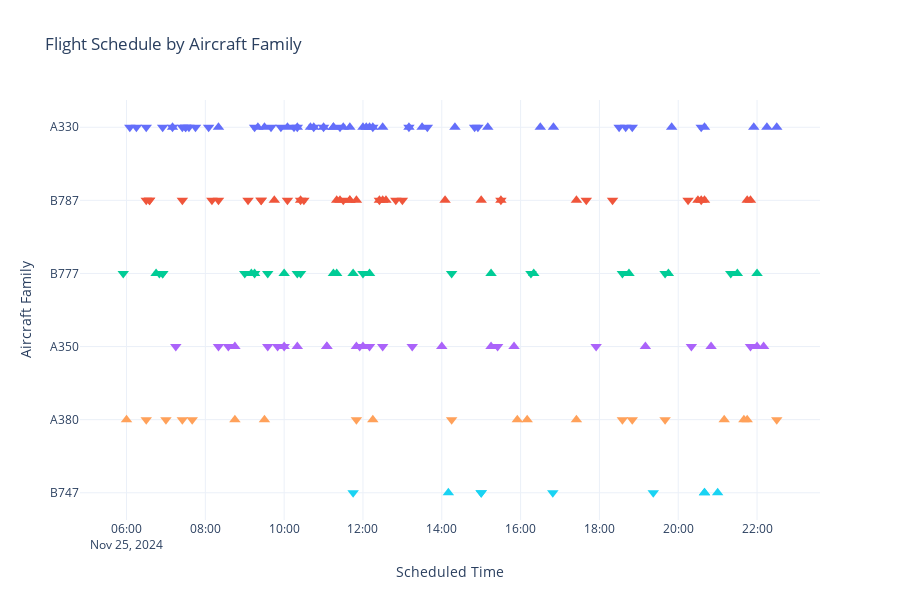

This figure's notebook cell:
### Code cell
filtered = df[df['aircraftFamily'].isin(['A330', 'B787', 'A350', 'B777', 'A380', 'B747'])]
plot_activity_by_aircraft_family(filtered)

### Figure 1 — Plotly figure (JSON) as saved in the notebook; plotly's stock layout.template omitted (floating-point values rounded to 4 significant figures; data arrays with more than 128 entries replaced by an {"elided": "..."} marker saying what was removed)
{"data": [{"customdata": {"elided": "29x5 str values"}, "hovertemplate": "Number: <b>%{customdata[0]}</b><br>Time: <b>%{customdata[1]}</b><br><br>Origin: %{customdata[2]}<br>Destination: %{customdata[3]}<extra></extra>", "hovertext": ["LD8076", "QF643", "CZ3072", "QF67", "GA715", "QF295", "JD480", "D7223", "QF291", "QF127", "VJ86", "QF87", "GA713", "QF59", "QF19", "MH122", "TW502", "MU7562", "MH7030", "MU750", "QF41", "MU712", "QF43", "GS7944", "QF655", "MH6204", "QF25", "MH140", "QF7345"], "legendgroup": "A330, takeoff", "marker": {"color": "#636efa", "size": 10, "sizemode": "area", "sizeref": 10, "symbol": "triangle-up"}, "mode": "markers", "name": "A330, takeoff", "orientation": "v", "showlegend": true, "type": "scatter", "x": ["2024-11-25T07:10:00", "2024-11-25T08:20:00", "2024-11-25T09:20:00", "2024-11-25T09:30:00", "2024-11-25T10:05:00", "2024-11-25T10:20:00", "2024-11-25T10:40:00", "2024-11-25T10:45:00", "2024-11-25T11:00:00", "2024-11-25T11:15:00", "2024-11-25T11:15:00", "2024-11-25T11:30:00", "2024-11-25T11:40:00", "2024-11-25T12:00:00", "2024-11-25T12:05:00", "2024-11-25T12:10:00", "2024-11-25T12:15:00", "2024-11-25T12:30:00", "2024-11-25T13:10:00", "2024-11-25T13:30:00", "2024-11-25T14:20:00", "2024-11-25T15:10:00", "2024-11-25T16:30:00", "2024-11-25T16:50:00", "2024-11-25T19:50:00", "2024-11-25T20:40:00", "2024-11-25T21:55:00", "2024-11-25T22:15:00", "2024-11-25T22:30:00"], "xaxis": "x", "y": ["A330", "A330", "A330", "A330", "A330", "A330", "A330", "A330", "A330", "A330", "A330", "A330", "A330", "A330", "A330", "A330", "A330", "A330", "A330", "A330", "A330", "A330", "A330", "A330", "A330", "A330", "A330", "A330", "A330"], "yaxis": "y"}, {"customdata": {"elided": "28x5 str values"}, "hovertemplate": "Number: <b>%{customdata[0]}</b><br>Time: <b>%{customdata[1]}</b><br><br>Origin: %{customdata[2]}<br>Destination: %{customdata[3]}<extra></extra>", "hovertext": ["QF654", "QF44", "QF20", "QF42", "GA714", "QF292", "CZ3071", "QF128", "QF296", "JD479", "VJ85", "D7222", "GA712", "QF60", "TW501", "MH123", "QF68", "MU749", "MH7031", "QF7526", "MU712", "GA712", "GS7943", "QF446", "QF648", "MH6203", "QF26", "MH141"], "legendgroup": "A330, landing", "marker": {"color": "#636efa", "size": 10, "sizemode": "area", "sizeref": 10, "symbol": "triangle-down"}, "mode": "markers", "name": "A330, landing", "orientation": "v", "showlegend": true, "type": "scatter", "x": ["2024-11-25T06:05:00", "2024-11-25T06:15:00", "2024-11-25T06:30:00", "2024-11-25T06:55:00", "2024-11-25T07:10:00", "2024-11-25T07:25:00", "2024-11-25T07:30:00", "2024-11-25T07:30:00", "2024-11-25T07:35:00", "2024-11-25T07:45:00", "2024-11-25T08:05:00", "2024-11-25T09:15:00", "2024-11-25T09:40:00", "2024-11-25T09:55:00", "2024-11-25T10:15:00", "2024-11-25T10:20:00", "2024-11-25T10:45:00", "2024-11-25T11:00:00", "2024-11-25T11:25:00", "2024-11-25T12:15:00", "2024-11-25T13:10:00", "2024-11-25T13:38:00", "2024-11-25T14:50:00", "2024-11-25T14:55:00", "2024-11-25T18:30:00", "2024-11-25T18:40:00", "2024-11-25T18:50:00", "2024-11-25T20:35:00"], "xaxis": "x", "y": ["A330", "A330", "A330", "A330", "A330", "A330", "A330", "A330", "A330", "A330", "A330", "A330", "A330", "A330", "A330", "A330", "A330", "A330", "A330", "A330", "A330", "A330", "A330", "A330", "A330", "A330", "A330", "A330"], "yaxis": "y"}, {"customdata": [["QF3", "09:45 AM", "YSSY", "NZAA", "B789"], ["AI301", "10:25 AM", "YSSY", "VIDP", "B788"], ["UA842", "11:20 AM", "YSSY", "KLAX", "B789"], ["CZ326", "11:25 AM", "YSSY", "ZGGG", "B789"], ["JQ47", "11:40 AM", "YSSY", "RKSI", "B788"], ["LA800", "11:40 AM", "YSSY", "NZAA", "B789"], ["QF7", "11:50 AM", "YSSY", "KDFW", "B789"], ["NH890", "12:25 PM", "YSSY", "RJTT", "B789"], ["MF802", "12:30 PM", "YSSY", "ZSAM", "B789"], ["LA810", "12:35 PM", "YSSY", "SCEL", "B789"], ["TR3", "02:05 PM", "YSSY", "WSSS", "B789"], ["JQ27", "03:00 PM", "YSSY", "VTSP", "B788"], ["QF33", "03:30 PM", "YSSY", "YPPH", "B789"], ["JQ3", "05:25 PM", "YSSY", "PHNL", "B788"], ["QF75", "08:30 PM", "YSSY", "CYVR", "B789"], ["QF103", "08:35 PM", "YSSY", "PHNL", "B789"], ["CA174", "08:40 PM", "YSSY", "ZBAA", "B789"], ["NH880", "09:45 PM", "YSSY", "RJTT", "B789"], ["TR21", "09:50 PM", "YSSY", "WSSS", "B789"]], "hovertemplate": "Number: <b>%{customdata[0]}</b><br>Time: <b>%{customdata[1]}</b><br><br>Origin: %{customdata[2]}<br>Destination: %{customdata[3]}<extra></extra>", "hovertext": ["QF3", "AI301", "UA842", "CZ326", "JQ47", "LA800", "QF7", "NH890", "MF802", "LA810", "TR3", "JQ27", "QF33", "JQ3", "QF75", "QF103", "CA174", "NH880", "TR21"], "legendgroup": "B787, takeoff", "marker": {"color": "#EF553B", "size": 10, "sizemode": "area", "sizeref": 10, "symbol": "triangle-up"}, "mode": "markers", "name": "B787, takeoff", "orientation": "v", "showlegend": true, "type": "scatter", "x": ["2024-11-25T09:45:00", "2024-11-25T10:25:00", "2024-11-25T11:20:00", "2024-11-25T11:25:00", "2024-11-25T11:40:00", "2024-11-25T11:40:00", "2024-11-25T11:50:00", "2024-11-25T12:25:00", "2024-11-25T12:30:00", "2024-11-25T12:35:00", "2024-11-25T14:05:00", "2024-11-25T15:00:00", "2024-11-25T15:30:00", "2024-11-25T17:25:00", "2024-11-25T20:30:00", "2024-11-25T20:35:00", "2024-11-25T20:40:00", "2024-11-25T21:45:00", "2024-11-25T21:50:00"], "xaxis": "x", "y": ["B787", "B787", "B787", "B787", "B787", "B787", "B787", "B787", "B787", "B787", "B787", "B787", "B787", "B787", "B787", "B787", "B787", "B787", "B787"], "yaxis": "y"}, {"customdata": [["LA809", "06:30 AM", "SCEL", "YSSY", "B789"], ["QF8", "06:35 AM", "KDFW", "YSSY", "B789"], ["QF76", "06:35 AM", "CYVR", "YSSY", "B789"], ["JQ38", "07:25 AM", "WADD", "YSSY", "B788"], ["AI302", "08:10 AM", "VIDP", "YSSY", "B788"], ["QF4", "08:20 AM", "NZAA", "YSSY", "B789"], ["UA839", "09:05 AM", "KLAX", "YSSY", "B789"], ["CZ325", "09:25 AM", "ZGGG", "YSSY", "B789"], ["LA801", "09:25 AM", "NZAA", "YSSY", "B789"], ["JQ48", "10:05 AM", "RKSI", "YSSY", "B788"], ["MF801", "10:25 AM", "ZSAM", "YSSY", "B789"], ["NH879", "10:30 AM", "RJTT", "YSSY", "B789"], ["JQ62", "11:30 AM", "VVTS", "YSSY", "B788"], ["QF436", "12:25 PM", "YMML", "YSSY", "B789"], ["TR2", "12:50 PM", "WSSS", "YSSY", "B789"], ["HU797", "01:00 PM", "ZJHK", "YSSY", "789"], ["CA173", "03:30 PM", "ZBAA", "YSSY", "B789"], ["QF28", "05:40 PM", "SCEL", "YSSY", "B789"], ["QF104", "06:20 PM", "PHNL", "YSSY", "B789"], ["NH889", "08:15 PM", "RJTT", "YSSY", "B789"], ["TR20", "08:35 PM", "WSSS", "YSSY", "B789"]], "hovertemplate": "Number: <b>%{customdata[0]}</b><br>Time: <b>%{customdata[1]}</b><br><br>Origin: %{customdata[2]}<br>Destination: %{customdata[3]}<extra></extra>", "hovertext": ["LA809", "QF8", "QF76", "JQ38", "AI302", "QF4", "UA839", "CZ325", "LA801", "JQ48", "MF801", "NH879", "JQ62", "QF436", "TR2", "HU797", "CA173", "QF28", "QF104", "NH889", "TR20"], "legendgroup": "B787, landing", "marker": {"color": "#EF553B", "size": 10, "sizemode": "area", "sizeref": 10, "symbol": "triangle-down"}, "mode": "markers", "name": "B787, landing", "orientation": "v", "showlegend": true, "type": "scatter", "x": ["2024-11-25T06:30:00", "2024-11-25T06:35:00", "2024-11-25T06:35:00", "2024-11-25T07:25:00", "2024-11-25T08:10:00", "2024-11-25T08:20:00", "2024-11-25T09:05:00", "2024-11-25T09:25:00", "2024-11-25T09:25:00", "2024-11-25T10:05:00", "2024-11-25T10:25:00", "2024-11-25T10:30:00", "2024-11-25T11:30:00", "2024-11-25T12:25:00", "2024-11-25T12:50:00", "2024-11-25T13:00:00", "2024-11-25T15:30:00", "2024-11-25T17:40:00", "2024-11-25T18:20:00", "2024-11-25T20:15:00", "2024-11-25T20:35:00"], "xaxis": "x", "y": ["B787", "B787", "B787", "B787", "B787", "B787", "B787", "B787", "B787", "B787", "B787", "B787", "B787", "B787", "B787", "B787", "B787", "B787", "B787", "B787", "B787"], "yaxis": "y"}, {"customdata": [["SQ262", "06:45 AM", "YSSY", "WSSS", "B77W"], ["KE402", "09:10 AM", "YSSY", "RKSI", "B77W"], ["JL52", "09:15 AM", "YSSY", "RJTT", "B77W"], ["SQ212", "10:00 AM", "YSSY", "WSSS", "B77W"], ["AA72", "11:15 AM", "YSSY", "KLAX", "B77W"], ["AC34", "11:20 AM", "YSSY", "CYVR", "B77L"], ["NZ104", "11:45 AM", "YSSY", "NZAA", "B77W"], ["UA830", "12:10 PM", "YSSY", "KSFO", "B772"], ["CX100", "03:15 PM", "YSSY", "VHHH", "B77W"], ["BA16", "04:20 PM", "YSSY", "WSSS", "B77W"], ["FX75", "06:45 PM", "YSSY", "ZGGG", "B77L"], ["SQ7447", "07:45 PM", "YSSY", "WSSS", "B77L"], ["EY455", "09:30 PM", "YSSY", "OMAA", "B77W"], ["EK9820", "10:00 PM", "YSSY", "VHHH", "B77L"]], "hovertemplate": "Number: <b>%{customdata[0]}</b><br>Time: <b>%{customdata[1]}</b><br><br>Origin: %{customdata[2]}<br>Destination: %{customdata[3]}<extra></extra>", "hovertext": ["SQ262", "KE402", "JL52", "SQ212", "AA72", "AC34", "NZ104", "UA830", "CX100", "BA16", "FX75", "SQ7447", "EY455", "EK9820"], "legendgroup": "B777, takeoff", "marker": {"color": "#00cc96", "size": 10, "sizemode": "area", "sizeref": 10, "symbol": "triangle-up"}, "mode": "markers", "name": "B777, takeoff", "orientation": "v", "showlegend": true, "type": "scatter", "x": ["2024-11-25T06:45:00", "2024-11-25T09:10:00", "2024-11-25T09:15:00", "2024-11-25T10:00:00", "2024-11-25T11:15:00", "2024-11-25T11:20:00", "2024-11-25T11:45:00", "2024-11-25T12:10:00", "2024-11-25T15:15:00", "2024-11-25T16:20:00", "2024-11-25T18:45:00", "2024-11-25T19:45:00", "2024-11-25T21:30:00", "2024-11-25T22:00:00"], "xaxis": "x", "y": ["B777", "B777", "B777", "B777", "B777", "B777", "B777", "B777", "B777", "B777", "B777", "B777", "B777", "B777"], "yaxis": "y"}, {"customdata": [["SQ261", "05:55 AM", "WSSS", "YSSY", "B77W"], ["JL51", "06:50 AM", "RJTT", "YSSY", "B77W"], ["BA15", "06:55 AM", "WSSS", "YSSY", "B77W"], ["KE401", "06:55 AM", "RKSI", "YSSY", "B77W"], ["AA73", "09:00 AM", "KLAX", "YSSY", "B77W"], ["UA863", "09:15 AM", "KSFO", "YSSY", "B772"], ["AC33", "09:35 AM", "CYVR", "YSSY", "B77L"], ["EK9820", "10:20 AM", "OMDW", "YSSY", "B77L"], ["NZ103", "10:25 AM", "NZAA", "YSSY", "B77W"], ["CX101", "12:00 PM", "VHHH", "YSSY", "B77W"], ["FX5071", "02:15 PM", "WSSS", "YSSY", "B77L"], ["SQ7447", "04:15 PM", "KLAX", "YSSY", "B77L"], ["EY454", "06:35 PM", "OMAA", "YSSY", "B77W"], ["EK9820", "07:40 PM", "WSSS", "YSSY", "B77L"], ["SQ211", "09:20 PM", "WSSS", "YSSY", "B77W"]], "hovertemplate": "Number: <b>%{customdata[0]}</b><br>Time: <b>%{customdata[1]}</b><br><br>Origin: %{customdata[2]}<br>Destination: %{customdata[3]}<extra></extra>", "hovertext": ["SQ261", "JL51", "BA15", "KE401", "AA73", "UA863", "AC33", "EK9820", "NZ103", "CX101", "FX5071", "SQ7447", "EY454", "EK9820", "SQ211"], "legendgroup": "B777, landing", "marker": {"color": "#00cc96", "size": 10, "sizemode": "area", "sizeref": 10, "symbol": "triangle-down"}, "mode": "markers", "name": "B777, landing", "orientation": "v", "showlegend": true, "type": "scatter", "x": ["2024-11-25T05:55:00", "2024-11-25T06:50:00", "2024-11-25T06:55:00", "2024-11-25T06:55:00", "2024-11-25T09:00:00", "2024-11-25T09:15:00", "2024-11-25T09:35:00", "2024-11-25T10:20:00", "2024-11-25T10:25:00", "2024-11-25T12:00:00", "2024-11-25T14:15:00", "2024-11-25T16:15:46", "2024-11-25T18:35:00", "2024-11-25T19:40:00", "2024-11-25T21:20:00"], "xaxis": "x", "y": ["B777", "B777", "B777", "B777", "B777", "B777", "B777", "B777", "B777", "B777", "B777", "B777", "B777", "B777", "B777"], "yaxis": "y"}, {"customdata": [["CX110", "08:45 AM", "YSSY", "VHHH", "A359"], ["TG476", "10:00 AM", "YSSY", "VTBS", "A359"], ["OZ602", "10:20 AM", "YSSY", "RKSI", "A359"], ["CX162", "11:05 AM", "YSSY", "VHHH", "A359"], ["DL40", "11:05 AM", "YSSY", "KLAX", "A359"], ["VN772", "11:50 AM", "YSSY", "VVTS", "A359"], ["MU562", "12:00 PM", "YSSY", "ZSPD", "A359"], ["FJ910", "02:00 PM", "YSSY", "NFFN", "A359"], ["VN786", "03:15 PM", "YSSY", "VVNB", "A359"], ["TG472", "03:50 PM", "YSSY", "VTBS", "A359"], ["SQ242", "07:10 PM", "YSSY", "WSSS", "A359"], ["3U3892", "08:50 PM", "YSSY", "ZUTF", "A359"], ["CZ302", "10:00 PM", "YSSY", "ZGGG", "A359"], ["CI52", "10:10 PM", "YSSY", "RCTP", "A359"]], "hovertemplate": "Number: <b>%{customdata[0]}</b><br>Time: <b>%{customdata[1]}</b><br><br>Origin: %{customdata[2]}<br>Destination: %{customdata[3]}<extra></extra>", "hovertext": ["CX110", "TG476", "OZ602", "CX162", "DL40", "VN772", "MU562", "FJ910", "VN786", "TG472", "SQ242", "3U3892", "CZ302", "CI52"], "legendgroup": "A350, takeoff", "marker": {"color": "#ab63fa", "size": 10, "sizemode": "area", "sizeref": 10, "symbol": "triangle-up"}, "mode": "markers", "name": "A350, takeoff", "orientation": "v", "showlegend": true, "type": "scatter", "x": ["2024-11-25T08:45:00", "2024-11-25T10:00:00", "2024-11-25T10:20:00", "2024-11-25T11:05:00", "2024-11-25T11:05:00", "2024-11-25T11:50:00", "2024-11-25T12:00:00", "2024-11-25T14:00:00", "2024-11-25T15:15:00", "2024-11-25T15:50:00", "2024-11-25T19:10:00", "2024-11-25T20:50:00", "2024-11-25T22:00:00", "2024-11-25T22:10:00"], "xaxis": "x", "y": ["A350", "A350", "A350", "A350", "A350", "A350", "A350", "A350", "A350", "A350", "A350", "A350", "A350", "A350"], "yaxis": "y"}, {"customdata": [["CX111", "07:15 AM", "VHHH", "YSSY", "A359"], ["OZ601", "08:20 AM", "RKSI", "YSSY", "A359"], ["DL41", "08:35 AM", "KLAX", "YSSY", "A359"], ["CX161", "09:35 AM", "VHHH", "YSSY", "A359"], ["VN773", "09:50 AM", "VVTS", "YSSY", "A359"], ["MU561", "10:00 AM", "ZSPD", "YSSY", "A359"], ["TG471", "11:55 AM", "VTBS", "YSSY", "A359"], ["CI51", "12:10 PM", "RCTP", "YSSY", "A359"], ["FJ911", "12:30 PM", "NFFN", "YSSY", "A359"], ["VN787", "01:15 PM", "VVNB", "YSSY", "A359"], ["3U3891", "03:25 PM", "ZUTF", "YSSY", "A359"], ["SQ241", "05:55 PM", "WSSS", "YSSY", "A359"], ["CZ301", "08:20 PM", "ZGGG", "YSSY", "A359"], ["TG475", "09:50 PM", "VTBS", "YSSY", "A359"]], "hovertemplate": "Number: <b>%{customdata[0]}</b><br>Time: <b>%{customdata[1]}</b><br><br>Origin: %{customdata[2]}<br>Destination: %{customdata[3]}<extra></extra>", "hovertext": ["CX111", "OZ601", "DL41", "CX161", "VN773", "MU561", "TG471", "CI51", "FJ911", "VN787", "3U3891", "SQ241", "CZ301", "TG475"], "legendgroup": "A350, landing", "marker": {"color": "#ab63fa", "size": 10, "sizemode": "area", "sizeref": 10, "symbol": "triangle-down"}, "mode": "markers", "name": "A350, landing", "orientation": "v", "showlegend": true, "type": "scatter", "x": ["2024-11-25T07:15:00", "2024-11-25T08:20:00", "2024-11-25T08:35:00", "2024-11-25T09:35:00", "2024-11-25T09:50:00", "2024-11-25T10:00:00", "2024-11-25T11:55:00", "2024-11-25T12:10:00", "2024-11-25T12:30:00", "2024-11-25T13:15:00", "2024-11-25T15:25:00", "2024-11-25T17:55:00", "2024-11-25T20:20:00", "2024-11-25T21:50:00"], "xaxis": "x", "y": ["A350", "A350", "A350", "A350", "A350", "A350", "A350", "A350", "A350", "A350", "A350", "A350", "A350", "A350"], "yaxis": "y"}, {"customdata": [["EK415", "06:00 AM", "YSSY", "OMDB", "A388"], ["EK412", "08:45 AM", "YSSY", "NZCH", "A388"], ["QF63", "09:30 AM", "YSSY", "FAOR", "A388"], ["SQ232", "12:15 PM", "YSSY", "WSSS", "A388"], ["QF1", "03:55 PM", "YSSY", "WSSS", "A388"], ["SQ222", "04:10 PM", "YSSY", "WSSS", "A388"], ["QF11", "05:25 PM", "YSSY", "KLAX", "A388"], ["EK417", "09:10 PM", "YSSY", "OMDB", "A388"], ["QR909", "09:40 PM", "YSSY", "OTHH", "A388"], ["EK413", "09:45 PM", "YSSY", "OMDB", "A388"]], "hovertemplate": "Number: <b>%{customdata[0]}</b><br>Time: <b>%{customdata[1]}</b><br><br>Origin: %{customdata[2]}<br>Destination: %{customdata[3]}<extra></extra>", "hovertext": ["EK415", "EK412", "QF63", "SQ232", "QF1", "SQ222", "QF11", "EK417", "QR909", "EK413"], "legendgroup": "A380, takeoff", "marker": {"color": "#FFA15A", "size": 10, "sizemode": "area", "sizeref": 10, "symbol": "triangle-up"}, "mode": "markers", "name": "A380, takeoff", "orientation": "v", "showlegend": true, "type": "scatter", "x": ["2024-11-25T06:00:00", "2024-11-25T08:45:00", "2024-11-25T09:30:00", "2024-11-25T12:15:00", "2024-11-25T15:55:00", "2024-11-25T16:10:00", "2024-11-25T17:25:00", "2024-11-25T21:10:00", "2024-11-25T21:40:00", "2024-11-25T21:45:00"], "xaxis": "x", "y": ["A380", "A380", "A380", "A380", "A380", "A380", "A380", "A380", "A380", "A380"], "yaxis": "y"}, {"customdata": [["QF2", "06:30 AM", "WSSS", "YSSY", "A388"], ["EK412", "07:00 AM", "OMDB", "YSSY", "A388"], ["QF12", "07:25 AM", "KLAX", "YSSY", "A388"], ["SQ221", "07:40 AM", "WSSS", "YSSY", "A388"], ["SQ231", "11:50 AM", "WSSS", "YSSY", "A388"], ["QF64", "02:15 PM", "FAOR", "YSSY", "A388"], ["EK416", "06:35 PM", "OMDB", "YSSY", "A388"], ["QR908", "06:50 PM", "OTHH", "YSSY", "A388"], ["EK413", "07:40 PM", "NZCH", "YSSY", "A388"], ["EK414", "10:30 PM", "OMDB", "YSSY", "A388"]], "hovertemplate": "Number: <b>%{customdata[0]}</b><br>Time: <b>%{customdata[1]}</b><br><br>Origin: %{customdata[2]}<br>Destination: %{customdata[3]}<extra></extra>", "hovertext": ["QF2", "EK412", "QF12", "SQ221", "SQ231", "QF64", "EK416", "QR908", "EK413", "EK414"], "legendgroup": "A380, landing", "marker": {"color": "#FFA15A", "size": 10, "sizemode": "area", "sizeref": 10, "symbol": "triangle-down"}, "mode": "markers", "name": "A380, landing", "orientation": "v", "showlegend": true, "type": "scatter", "x": ["2024-11-25T06:30:00", "2024-11-25T07:00:00", "2024-11-25T07:25:00", "2024-11-25T07:40:00", "2024-11-25T11:50:00", "2024-11-25T14:15:00", "2024-11-25T18:35:00", "2024-11-25T18:50:00", "2024-11-25T19:40:00", "2024-11-25T22:30:00"], "xaxis": "x", "y": ["A380", "A380", "A380", "A380", "A380", "A380", "A380", "A380", "A380", "A380"], "yaxis": "y"}, {"customdata": [["CX20", "02:10 PM", "YSSY", "YMML", "B748"], ["QF7581", "08:40 PM", "YSSY", "VTBS", "74Y"], ["5Y7581", "08:40 PM", "YSSY", "VTBS", "74F"], ["5X33", "09:00 PM", "YSSY", "ZSPD", "B748"]], "hovertemplate": "Number: <b>%{customdata[0]}</b><br>Time: <b>%{customdata[1]}</b><br><br>Origin: %{customdata[2]}<br>Destination: %{customdata[3]}<extra></extra>", "hovertext": ["CX20", "QF7581", "5Y7581", "5X33"], "legendgroup": "B747, takeoff", "marker": {"color": "#19d3f3", "size": 10, "sizemode": "area", "sizeref": 10, "symbol": "triangle-up"}, "mode": "markers", "name": "B747, takeoff", "orientation": "v", "showlegend": true, "type": "scatter", "x": ["2024-11-25T14:10:00", "2024-11-25T20:40:00", "2024-11-25T20:40:00", "2024-11-25T21:00:00"], "xaxis": "x", "y": ["B747", "B747", "B747", "B747"], "yaxis": "y"}, {"customdata": [["CX21", "11:45 AM", "VHHH", "YSSY", "B748"], ["QF7552", "03:00 PM", "NZAA", "YSSY", "74Y"], ["5Y7552", "03:00 PM", "NZAA", "YSSY", "74F"], ["5X34", "04:49 PM", "PHNL", "YSSY", "B744"], ["5X34", "07:22 PM", "PHNL", "YSSY", "B748"]], "hovertemplate": "Number: <b>%{customdata[0]}</b><br>Time: <b>%{customdata[1]}</b><br><br>Origin: %{customdata[2]}<br>Destination: %{customdata[3]}<extra></extra>", "hovertext": ["CX21", "QF7552", "5Y7552", "5X34", "5X34"], "legendgroup": "B747, landing", "marker": {"color": "#19d3f3", "size": 10, "sizemode": "area", "sizeref": 10, "symbol": "triangle-down"}, "mode": "markers", "name": "B747, landing", "orientation": "v", "showlegend": true, "type": "scatter", "x": ["2024-11-25T11:45:00", "2024-11-25T15:00:00", "2024-11-25T15:00:00", "2024-11-25T16:49:00", "2024-11-25T19:22:00"], "xaxis": "x", "y": ["B747", "B747", "B747", "B747", "B747"], "yaxis": "y"}], "layout": {"height": 600, "hoverlabel": {"align": "right"}, "legend": {"title": {"text": "Aircraft Family, mode"}, "tracegroupgap": 0}, "showlegend": false, "title": {"text": "Flight Schedule by Aircraft Family"}, "xaxis": {"anchor": "y", "domain": [0, 1], "title": {"text": "Scheduled Time"}}, "yaxis": {"anchor": "x", "categoryarray": ["B747", "A380", "A350", "B777", "B787", "A330"], "categoryorder": "array", "domain": [0, 1], "title": {"text": "Aircraft Family"}}}}
